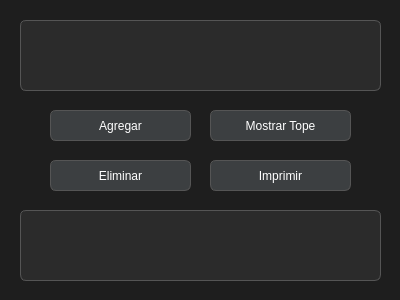
<?xml version="1.0" encoding="UTF-8"?>
<ui version="4.0">
 <class>Dialog</class>
 <widget class="QDialog" name="Dialog">
  <property name="geometry">
   <rect>
    <x>0</x>
    <y>0</y>
    <width>400</width>
    <height>300</height>
   </rect>
  </property>
  <property name="windowTitle">
   <string>Dialog</string>
  </property>
  <property name="styleSheet">
   <string notr="true">QDialog {
    background-color: #1e1e1e;
}

QWidget {
    background-color: #1e1e1e;
    color: white;
}

QLineEdit {
    background-color: #2b2b2b;
    color: white;
    border: 1px solid #555;
    border-radius: 6px;
    padding: 5px;
}

QPushButton {
    background-color: #3c3f41;
    color: white;
    border: 1px solid #555;
    border-radius: 6px;
    padding: 6px;
}

QPushButton:hover {
    background-color: #4a4a4a;
}

QPushButton:pressed {
    background-color: #2b2b2b;
}

QTextEdit, QPlainTextEdit {
    background-color: #2b2b2b;
    color: white;
    border: 1px solid #555;
}

QLabel {
    color: white;
}

QComboBox {
    background-color: #2b2b2b;
    color: white;
    border: 1px solid #555;
    border-radius: 6px;
    padding: 4px;
}

QDialogButtonBox QPushButton {
    background-color: #3c3f41;
    color: white;
    border-radius: 6px;
}

QDialogButtonBox QPushButton:hover {
    background-color: #4a4a4a;
}</string>
  </property>
  <widget class="QPushButton" name="pushButton">
   <property name="geometry">
    <rect>
     <x>50</x>
     <y>160</y>
     <width>141</width>
     <height>31</height>
    </rect>
   </property>
   <property name="text">
    <string>Eliminar</string>
   </property>
  </widget>
  <widget class="QPushButton" name="pushButton_2">
   <property name="geometry">
    <rect>
     <x>210</x>
     <y>110</y>
     <width>141</width>
     <height>31</height>
    </rect>
   </property>
   <property name="text">
    <string>Mostrar Tope</string>
   </property>
  </widget>
  <widget class="QPushButton" name="pushButton_3">
   <property name="geometry">
    <rect>
     <x>210</x>
     <y>160</y>
     <width>141</width>
     <height>31</height>
    </rect>
   </property>
   <property name="text">
    <string>Imprimir</string>
   </property>
  </widget>
  <widget class="QPushButton" name="pushButton_4">
   <property name="geometry">
    <rect>
     <x>50</x>
     <y>110</y>
     <width>141</width>
     <height>31</height>
    </rect>
   </property>
   <property name="text">
    <string>Agregar</string>
   </property>
  </widget>
  <widget class="QLineEdit" name="lineEdit">
   <property name="geometry">
    <rect>
     <x>20</x>
     <y>20</y>
     <width>361</width>
     <height>71</height>
    </rect>
   </property>
  </widget>
  <widget class="QLineEdit" name="lineEdit_2">
   <property name="geometry">
    <rect>
     <x>20</x>
     <y>210</y>
     <width>361</width>
     <height>71</height>
    </rect>
   </property>
  </widget>
 </widget>
 <resources/>
 <connections/>
</ui>
